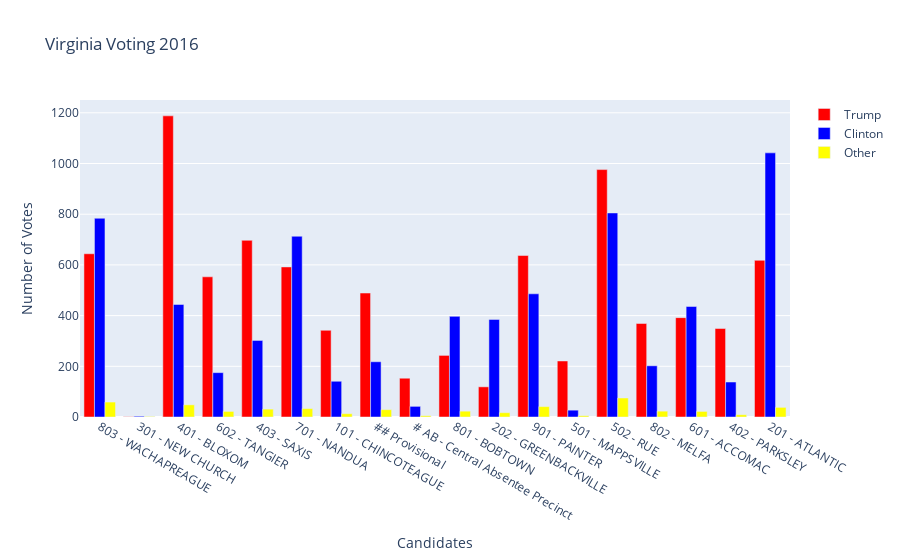

Source (notebook cell):
### Code cell
# Let's display that with plotly.

mydata1 = go.Bar(x=list(accomack['precinct'].value_counts().index), 
                 y=list(accomack['votes']['Donald Trump']), 
                 marker=dict(color=virginia_colors[0]),
                 name='Trump')
mydata2 = go.Bar(x=list(accomack['precinct'].value_counts().index), 
                 y=list(accomack['votes']['Hillary Clinton']), 
                 marker=dict(color=virginia_colors[1]),
                 name='Clinton')
mydata3 = go.Bar(x=list(accomack['precinct'].value_counts().index), 
                 y=list(accomack['votes']['Other']), 
                 marker=dict(color=virginia_colors[2]),
                 name='Other')

mylayout = go.Layout(
    title='Virginia Voting 2016',
    xaxis=dict(title='Candidates'),
    yaxis=dict(title='Number of Votes')    
)
fig = go.Figure(data=[mydata1, mydata2, mydata3], layout=mylayout)
fig

### Figure 1 — Plotly figure (JSON) as saved in the notebook; plotly's stock layout.template omitted (floating-point values rounded to 4 significant figures)
{"data": [{"marker": {"color": "red"}, "name": "Trump", "type": "bar", "x": ["803 - WACHAPREAGUE", "301 - NEW CHURCH", "401 - BLOXOM", "602 - TANGIER", "403 - SAXIS", "701 - NANDUA", "101 - CHINCOTEAGUE", "## Provisional", "# AB - Central Absentee Precinct", "801 - BOBTOWN", "202 - GREENBACKVILLE", "901 - PAINTER", "501 - MAPPSVILLE", "502 - RUE", "802 - MELFA", "601 - ACCOMAC", "402 - PARKSLEY", "201 - ATLANTIC"], "y": [644, 1, 1188, 553, 697, 592, 342, 489, 153, 243, 119, 637, 221, 976, 369, 392, 349, 618]}, {"marker": {"color": "blue"}, "name": "Clinton", "type": "bar", "x": ["803 - WACHAPREAGUE", "301 - NEW CHURCH", "401 - BLOXOM", "602 - TANGIER", "403 - SAXIS", "701 - NANDUA", "101 - CHINCOTEAGUE", "## Provisional", "# AB - Central Absentee Precinct", "801 - BOBTOWN", "202 - GREENBACKVILLE", "901 - PAINTER", "501 - MAPPSVILLE", "502 - RUE", "802 - MELFA", "601 - ACCOMAC", "402 - PARKSLEY", "201 - ATLANTIC"], "y": [784, 3, 444, 175, 302, 713, 141, 218, 42, 397, 385, 486, 27, 805, 202, 436, 138, 1042]}, {"marker": {"color": "yellow"}, "name": "Other", "type": "bar", "x": ["803 - WACHAPREAGUE", "301 - NEW CHURCH", "401 - BLOXOM", "602 - TANGIER", "403 - SAXIS", "701 - NANDUA", "101 - CHINCOTEAGUE", "## Provisional", "# AB - Central Absentee Precinct", "801 - BOBTOWN", "202 - GREENBACKVILLE", "901 - PAINTER", "501 - MAPPSVILLE", "502 - RUE", "802 - MELFA", "601 - ACCOMAC", "402 - PARKSLEY", "201 - ATLANTIC"], "y": [59, 2, 48, 22, 31, 33, 13, 29, 5, 23, 17, 41, 5, 75, 23, 22, 9, 38]}], "layout": {"title": {"text": "Virginia Voting 2016"}, "xaxis": {"title": {"text": "Candidates"}}, "yaxis": {"title": {"text": "Number of Votes"}}}}
